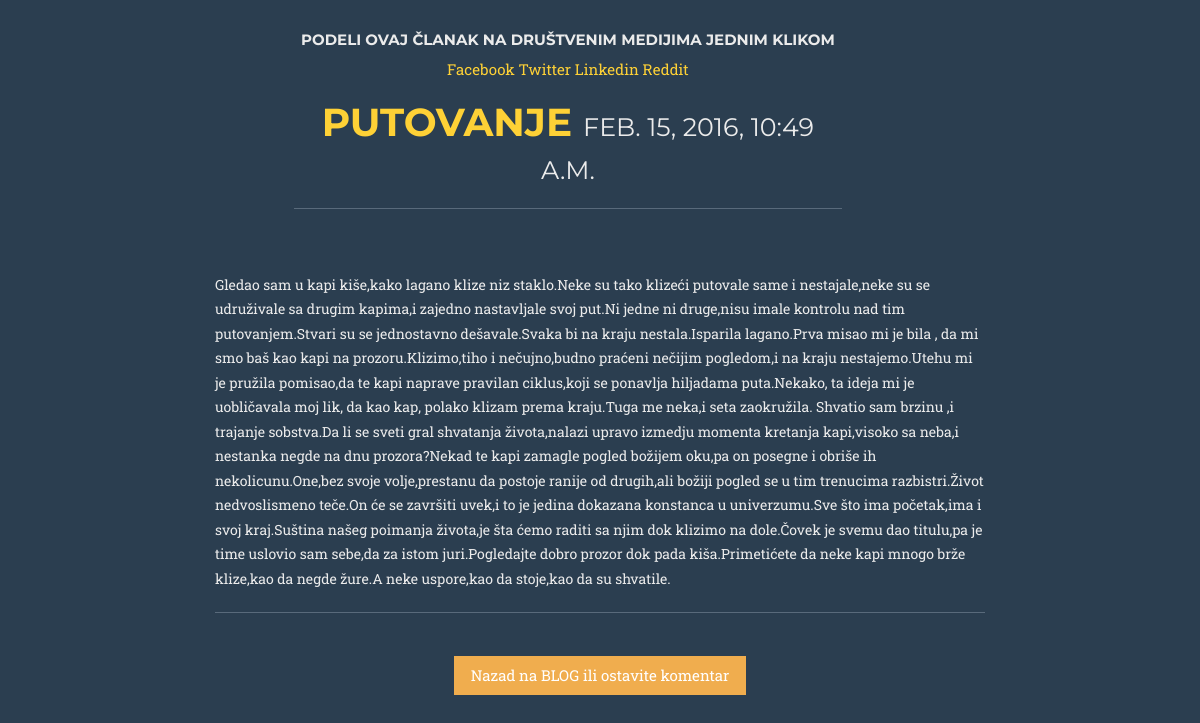
/posts/3/, run on an earlier commit of the app's database.
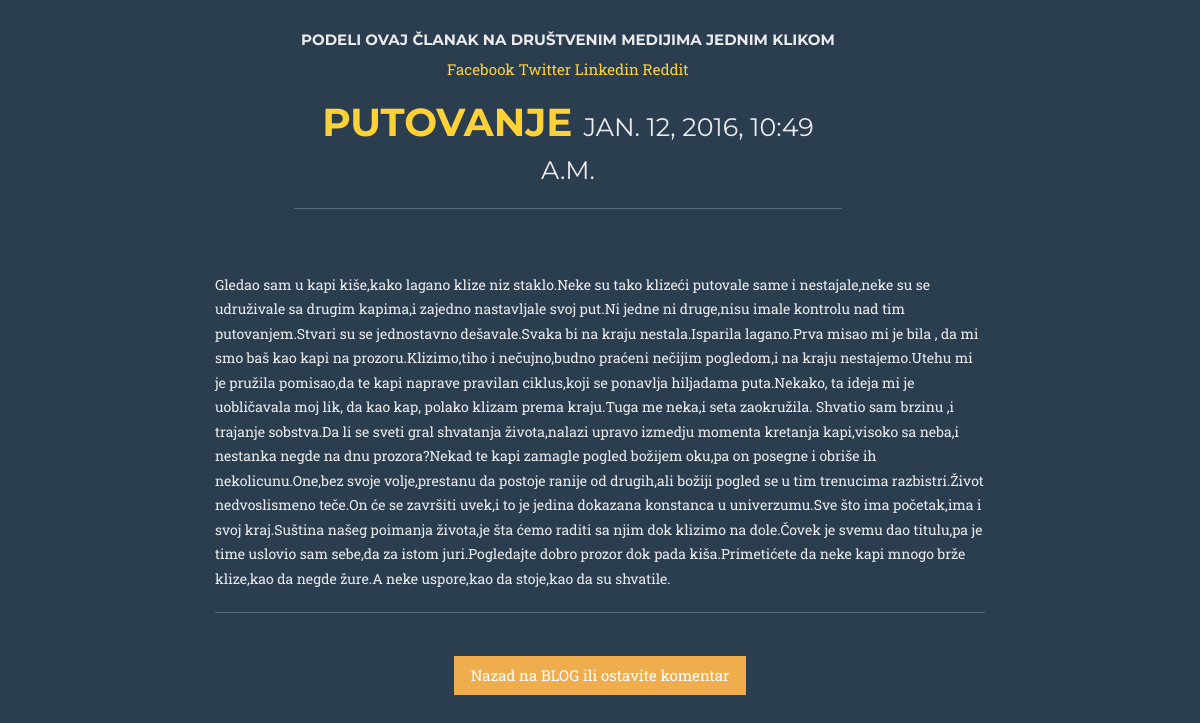
And on a later commit of the database.
### posts/models.py (models this page shows, shortened)
class Post(models.Model):
    title = models.CharField(max_length=60)
    image = models.FileField(null=True,blank=True)
    content = models.TextField(max_length=None)
    updated = models.DateTimeField(auto_now=True,auto_now_add=False)
    timestamp = models.DateTimeField(auto_now=False,auto_now_add=True)

### posts/views.py (the view)
# urls.py: url(r'^(?P<id>\d+)/$', post_detail, name='detail'),
def post_detail(request,id=None):
    instance = get_object_or_404(Post,id=id)
    context = {
        "title":instance.title,
        "instance":instance
    }
    return render(request, 'post_detail.html', context)

### templates/post_detail.html (shortened to what this page needs)
<!DOCTYPE html>
<body>
</body>
<head>
    <link href="/static/css/bootstrap1.min.css" rel="stylesheet">
    <link href="/static/css/agency.css" rel="stylesheet">
    <link href="font-awesome/css/font-awesome.min.css" rel="stylesheet" type="text/css">
</head>
{% block content %}
<div class='col-sm-8 col-sm-offset-2'>
            <div class="col-lg-9 col-lg-offset-1"><center>
            <h5><strong>Podeli ovaj članak na društvenim medijima jednim klikom</strong></h5>
            <a href="https://www.facebook.com/sharer/sharer.php?u={{ request.build_absolute_uri }}">
            Facebook
            </a>
            <a href="https://twitter.com/home?status={{ share_string }}%20{{ request.build_absolute_uri }}">
            Twitter
            </a>
            <a href="https://www.linkedin.com/shareArticle?mini=true&url={{ request.build_absolute_uri }}&title={{ instance.title }}&summary={{ share_string }}&source={{ request.build_absolute_uri }}">
            Linkedin
            </a>
            <a href="http://www.reddit.com/submit?url={{ request.build_absolute_uri }}&title={{ share_string }}.">Reddit</a>
                <h1><a>{{ title }} <small>{{ instance.timestamp}}</small></a></h1>
<a><div class="fb-like" data-colorscheme="dark" data-href="{{ request.build_absolute_uri }}" data-layout="button_count" data-action="like" data-show-faces="true" data-share="true"></div>
<hr/>
<br/>
<br/>
</a>
</center></div>
<div class='row'>
<div class='col-sm-12'>
{{ instance.content|linebreaks }}
<hr/>
<br/>
<center><a href="/posts/" class="btn btn-warning" role="button">Nazad na BLOG ili ostavite komentar</a></center>
<br/>
<br/>
</div>
</div>
</div>
{% endblock content %}
</body>
</html>

What changed in the data, as far as the page shows it:
changed Post "PUTOVANJE": timestamp "FEB. 15, 2016, 10:49 A.M." → "JAN. 12, 2016, 10:49 A.M."
